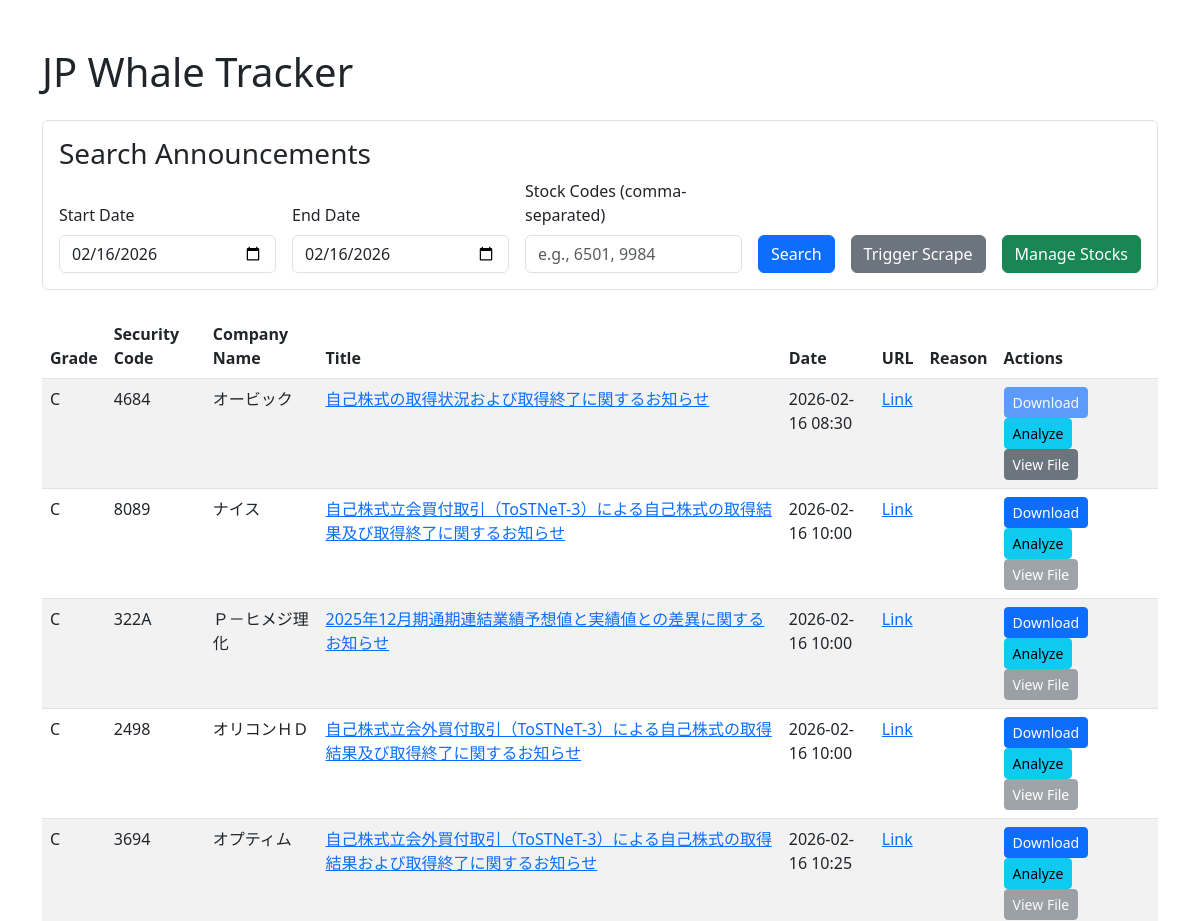
Before: / (upper part) with the older database file.
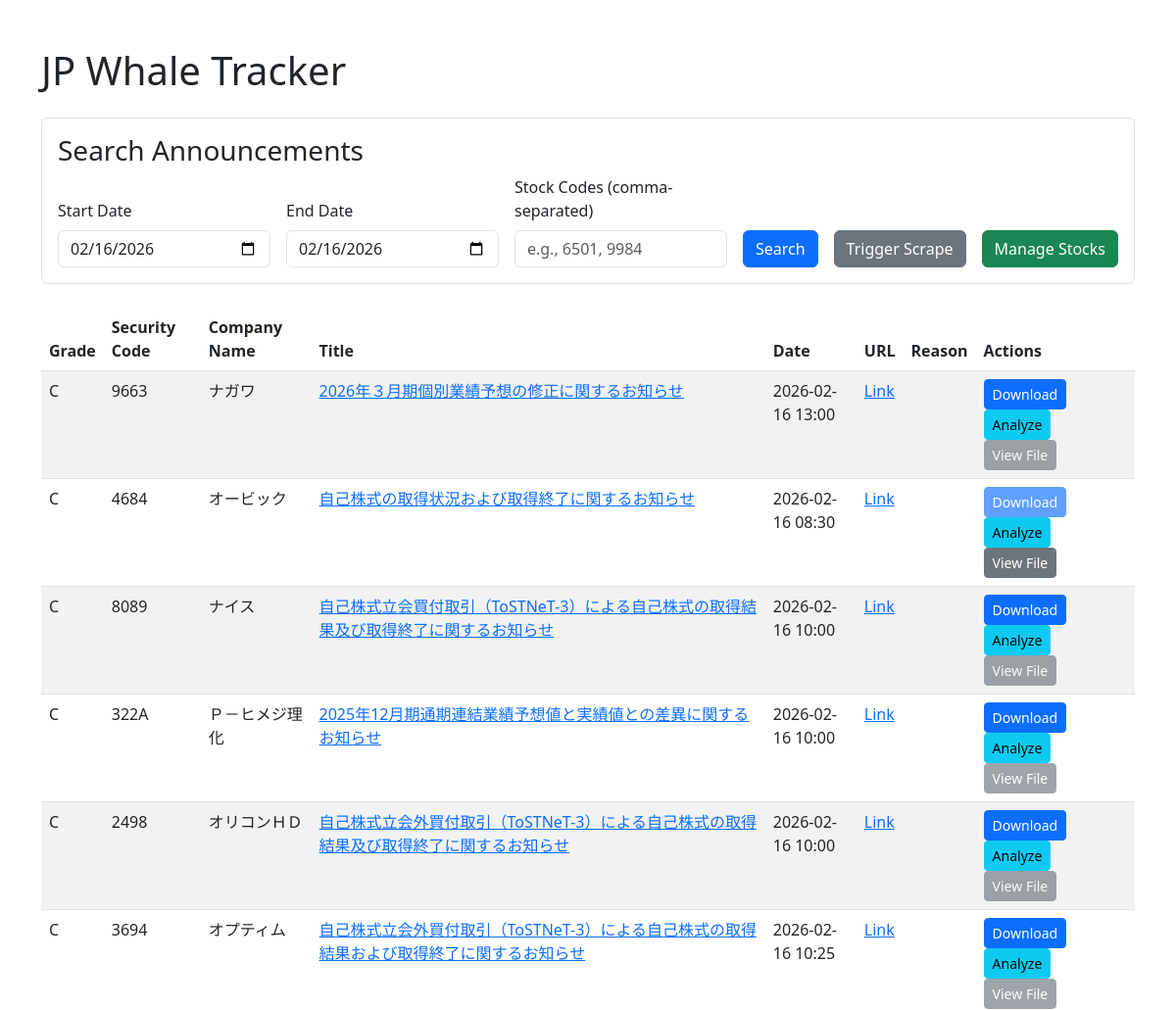
After: the same page with the newer database file.
### models.py (models this page shows)
class Announcement(db.Model):
    id = db.Column(db.Integer, primary_key=True)
    url = db.Column(db.String(500), unique=True, nullable=False)
    time = db.Column(db.String(50))
    stock_code = db.Column(db.String(20))
    company_name = db.Column(db.String(100))
    title = db.Column(db.String(200))
    doc_type = db.Column(db.String(20))
    fetched_at = db.Column(db.DateTime, default=datetime.now)
    is_downloaded = db.Column(db.Boolean, default=False)
    local_path = db.Column(db.String(500))
    grade = db.Column(db.String(5)) # S, A, C, D, E
    score = db.Column(db.Integer)   # 0-100
    extracted_text = db.Column(db.Text) # Original text for "Intent Battle"
    gemini_analysis = db.Column(db.Text) # Analysis result
    analysis_status = db.Column(db.String(20), default='pending') # pending, success, failed
    analysis_time = db.Column(db.DateTime)
    error_message = db.Column(db.String(500))
    reason = db.Column(db.String(500)) # Reason for the grade
    def to_dict(self):
        return {
            'id': self.id,
            'time': self.time,
            'stock_code': self.stock_code,
            'company': self.company_name,
            'title': self.title,
            'url': self.url,
            'type': self.doc_type,
            'is_downloaded': self.is_downloaded,
            'local_path': self.local_path,
            'analysis': self.gemini_analysis,
            'original_text': self.extracted_text,
            'status': self.analysis_status,
            'analysis_time': self.analysis_time.strftime("%Y-%m-%d %H:%M:%S") if self.analysis_time else None,
            'fetched_at': self.fetched_at.strftime("%Y-%m-%d %H:%M:%S") if self.fetched_at else None,
            'grade': self.grade,
            'score': self.score,
            'reason': self.reason
        }

### app.py (the view)
@app.route('/')
def index():
    anns = Announcement.query.order_by(Announcement.fetched_at.desc()).all()
    return render_template('index.html', announcements=[a.to_dict() for a in anns])

### templates/index.html (shortened to what this page needs)
<!doctype html>
<html lang="en">
  <head>
    <link href="https://cdn.jsdelivr.net/npm/bootstrap@5.3.0/dist/css/bootstrap.min.css" rel="stylesheet">
  </head>
  <body>
    <div class="container">
      <h1 class="mt-5">JP Whale Tracker</h1>
      <div class="mt-4 p-3 border rounded">
        <h3>Search Announcements</h3>
        <form id="search-form">
          <div class="row g-3 align-items-end">
            <div class="col-md">
              <label for="start-date" class="form-label">Start Date</label>
              <input type="date" class="form-control" id="start-date">
            </div>
            <div class="col-md">
              <label for="end-date" class="form-label">End Date</label>
              <input type="date" class="form-control" id="end-date">
            </div>
            <div class="col-md">
              <label for="stock-codes" class="form-label">Stock Codes (comma-separated)</label>
              <input type="text" class="form-control" id="stock-codes" placeholder="e.g., 6501, 9984">
            </div>
            <div class="col-auto">
              <button type="submit" class="btn btn-primary">Search</button>
            </div>
            <div class="col-auto">
              <button type="button" class="btn btn-secondary" id="trigger-scrape">Trigger Scrape</button>
            </div>
            <div class="col-auto">
              <button type="button" class="btn btn-success" data-bs-toggle="modal" data-bs-target="#stocksModal">
                Manage Stocks
              </button>
            </div>
          </div>
        </form>
      </div>
      <div id="search-results" class="mt-4">
        <table class="table table-striped mt-4">
          <thead>
            <tr>
              <th>Grade</th>
              <th>Security Code</th>
              <th>Company Name</th>
              <th>Title</th>
              <th>Date</th>
              <th>URL</th>
              <th>Reason</th>
              <th>Actions</th>
            </tr>
          </thead>
          <tbody>
            {% for announcement in announcements %}
            <tr id="announcement-{{ announcement.id }}" data-is-downloaded="{{ 'true' if announcement.is_downloaded else 'false' }}" data-local-path="{{ announcement.local_path or '' }}">
              <td>{{ announcement.grade }}</td>
              <td>{{ announcement.stock_code }}</td>
              <td>{{ announcement.company }}</td>
              <td><a href="{{ announcement.url }}" target="_blank">{{ announcement.title }}</a></td>
              <td>{{ announcement.time}}</td>
              <td><a href="{{ announcement.url }}" target="_blank">Link</a></td>
              <td>{{ announcement.reason or '' }}</td>
              <td>
                <button class="btn btn-sm btn-primary download-btn" data-ann-id="{{ announcement.id }}" data-ann-url="{{ announcement.url }}" data-ann-stock="{{ announcement.stock_code }}" data-ann-title="{{ announcement.title }}" {% if announcement.is_downloaded %}disabled{% endif %}>Download</button>
                <button class="btn btn-sm btn-info analyze-btn" data-ann-id="{{ announcement.id }}" data-ann-url="{{ announcement.url }}" data-ann-local-path="{{ announcement.local_path or '' }}" data-ann-stock="{{ announcement.stock_code }}" data-ann-title="{{ announcement.title }}">Analyze</button>
                <button class="btn btn-sm btn-secondary view-file-btn" data-local-path="{{announcement.local_path or ''}}" {% if not announcement.is_downloaded %}disabled{% endif %}>View File</button>
              </td>
            </tr>
            {% endfor %}
          </tbody>
        </table>
      </div>
    </div>
</body>
</html>

Changed rows visible on the page:
added Announcement: grade "C", stock_code "9663", company "ナガワ", title "2026年３月期個別業績予想の修正に関するお知らせ", time "2026-02-16 13:00"
